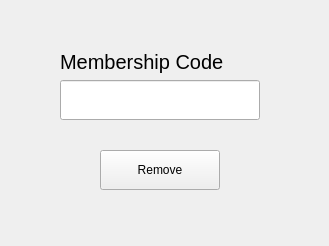
<?xml version="1.0" encoding="UTF-8"?>
<ui version="4.0">
 <class>RemoveMember</class>
 <widget class="QWidget" name="RemoveMember">
  <property name="geometry">
   <rect>
    <x>0</x>
    <y>0</y>
    <width>329</width>
    <height>246</height>
   </rect>
  </property>
  <property name="windowTitle">
   <string>Form</string>
  </property>
  <widget class="QPushButton" name="RemoveButton">
   <property name="geometry">
    <rect>
     <x>100</x>
     <y>150</y>
     <width>120</width>
     <height>40</height>
    </rect>
   </property>
   <property name="minimumSize">
    <size>
     <width>120</width>
     <height>40</height>
    </size>
   </property>
   <property name="text">
    <string>Remove</string>
   </property>
  </widget>
  <widget class="QWidget" name="">
   <property name="geometry">
    <rect>
     <x>60</x>
     <y>50</y>
     <width>208</width>
     <height>71</height>
    </rect>
   </property>
   <layout class="QFormLayout" name="formLayout">
    <item row="0" column="0">
     <widget class="QLabel" name="label">
      <property name="font">
       <font>
        <pointsize>15</pointsize>
       </font>
      </property>
      <property name="text">
       <string>Membership Code</string>
      </property>
     </widget>
    </item>
    <item row="1" column="0">
     <widget class="QLineEdit" name="MembershipCodeLE">
      <property name="minimumSize">
       <size>
        <width>200</width>
        <height>40</height>
       </size>
      </property>
      <property name="maximumSize">
       <size>
        <width>200</width>
        <height>40</height>
       </size>
      </property>
      <property name="font">
       <font>
        <pointsize>13</pointsize>
       </font>
      </property>
     </widget>
    </item>
   </layout>
  </widget>
 </widget>
 <resources/>
 <connections/>
</ui>
